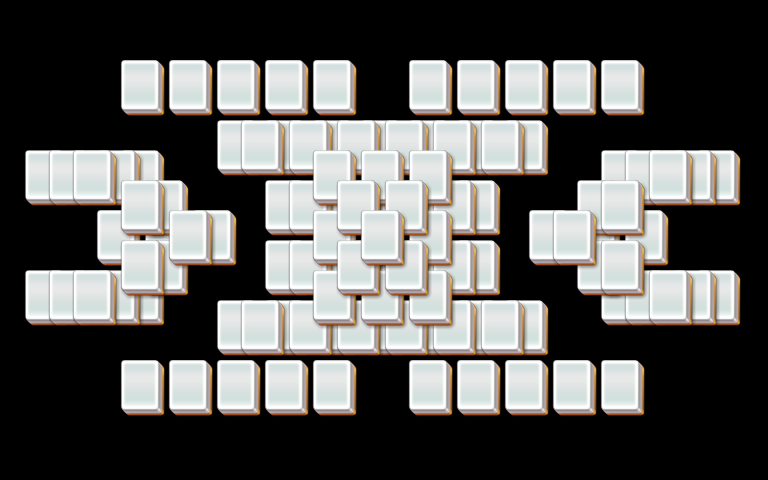

Rendered tile map (Tiled .tmx) drawn with the repository's tilesets; below, a short description and the map source with its tile grids summarised:
An orthogonal 32x16 tile map with 24x30 px tiles, 5 tile layers (layer1, layer2, layer3, layer4, ...).

<map version="1.0" orientation="orthogonal" width="32" height="16" tilewidth="24" tileheight="30">
 <properties>
  <property name="species" value="25" />
 </properties>
 <tileset firstgid="1" name="mahjong" tilewidth="48" tileheight="60">
  <image source="mahjong.png" />
 </tileset>
 <layer name="layer1" width="32" height="16">
  <data>[512 cells, 62 non-empty, 1 distinct tile ids]</data>
 </layer>
 <layer name="layer2" width="32" height="16">
  <data>[512 cells, 56 non-empty, 1 distinct tile ids]</data>
 </layer>
 <layer name="layer3" width="32" height="16">
  <data>[512 cells, 35 non-empty, 1 distinct tile ids]</data>
 </layer>
 <layer name="layer4" width="32" height="16">
  <data>[512 cells, 4 non-empty, 1 distinct tile ids]</data>
 </layer>
 <layer name="layer5" width="32" height="16">
  <data>[512 cells, 1 non-empty, 1 distinct tile ids]</data>
 </layer>
</map>
